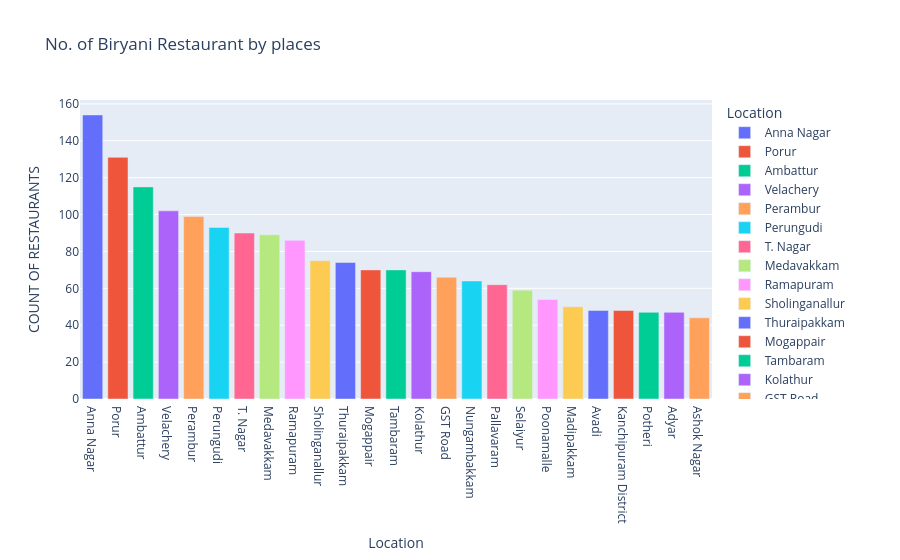

Write notebook code for a chart like this one.
### Code cell
fig = px.bar(chinese_rest_df, x='Location', y='COUNT OF RESTAURANTS', color='Location', title= 'No. of Biryani Restaurant by places')
fig.show()

### Figure 1 — Plotly figure (JSON) as saved in the notebook; plotly's stock layout.template omitted (floating-point values rounded to 4 significant figures)
{"data": [{"hovertemplate": "Location=%{x}<br>COUNT OF RESTAURANTS=%{y}<extra></extra>", "legendgroup": "Anna Nagar", "marker": {"color": "#636efa", "pattern": {"shape": ""}}, "name": "Anna Nagar", "orientation": "v", "showlegend": true, "textposition": "auto", "type": "bar", "x": ["Anna Nagar"], "xaxis": "x", "y": [154], "yaxis": "y"}, {"hovertemplate": "Location=%{x}<br>COUNT OF RESTAURANTS=%{y}<extra></extra>", "legendgroup": "Porur", "marker": {"color": "#EF553B", "pattern": {"shape": ""}}, "name": "Porur", "orientation": "v", "showlegend": true, "textposition": "auto", "type": "bar", "x": ["Porur"], "xaxis": "x", "y": [131], "yaxis": "y"}, {"hovertemplate": "Location=%{x}<br>COUNT OF RESTAURANTS=%{y}<extra></extra>", "legendgroup": "Ambattur", "marker": {"color": "#00cc96", "pattern": {"shape": ""}}, "name": "Ambattur", "orientation": "v", "showlegend": true, "textposition": "auto", "type": "bar", "x": ["Ambattur"], "xaxis": "x", "y": [115], "yaxis": "y"}, {"hovertemplate": "Location=%{x}<br>COUNT OF RESTAURANTS=%{y}<extra></extra>", "legendgroup": "Velachery", "marker": {"color": "#ab63fa", "pattern": {"shape": ""}}, "name": "Velachery", "orientation": "v", "showlegend": true, "textposition": "auto", "type": "bar", "x": ["Velachery"], "xaxis": "x", "y": [102], "yaxis": "y"}, {"hovertemplate": "Location=%{x}<br>COUNT OF RESTAURANTS=%{y}<extra></extra>", "legendgroup": "Perambur", "marker": {"color": "#FFA15A", "pattern": {"shape": ""}}, "name": "Perambur", "orientation": "v", "showlegend": true, "textposition": "auto", "type": "bar", "x": ["Perambur"], "xaxis": "x", "y": [99], "yaxis": "y"}, {"hovertemplate": "Location=%{x}<br>COUNT OF RESTAURANTS=%{y}<extra></extra>", "legendgroup": "Perungudi", "marker": {"color": "#19d3f3", "pattern": {"shape": ""}}, "name": "Perungudi", "orientation": "v", "showlegend": true, "textposition": "auto", "type": "bar", "x": ["Perungudi"], "xaxis": "x", "y": [93], "yaxis": "y"}, {"hovertemplate": "Location=%{x}<br>COUNT OF RESTAURANTS=%{y}<extra></extra>", "legendgroup": "T. Nagar", "marker": {"color": "#FF6692", "pattern": {"shape": ""}}, "name": "T. Nagar", "orientation": "v", "showlegend": true, "textposition": "auto", "type": "bar", "x": ["T. Nagar"], "xaxis": "x", "y": [90], "yaxis": "y"}, {"hovertemplate": "Location=%{x}<br>COUNT OF RESTAURANTS=%{y}<extra></extra>", "legendgroup": "Medavakkam", "marker": {"color": "#B6E880", "pattern": {"shape": ""}}, "name": "Medavakkam", "orientation": "v", "showlegend": true, "textposition": "auto", "type": "bar", "x": ["Medavakkam"], "xaxis": "x", "y": [89], "yaxis": "y"}, {"hovertemplate": "Location=%{x}<br>COUNT OF RESTAURANTS=%{y}<extra></extra>", "legendgroup": "Ramapuram", "marker": {"color": "#FF97FF", "pattern": {"shape": ""}}, "name": "Ramapuram", "orientation": "v", "showlegend": true, "textposition": "auto", "type": "bar", "x": ["Ramapuram"], "xaxis": "x", "y": [86], "yaxis": "y"}, {"hovertemplate": "Location=%{x}<br>COUNT OF RESTAURANTS=%{y}<extra></extra>", "legendgroup": "Sholinganallur", "marker": {"color": "#FECB52", "pattern": {"shape": ""}}, "name": "Sholinganallur", "orientation": "v", "showlegend": true, "textposition": "auto", "type": "bar", "x": ["Sholinganallur"], "xaxis": "x", "y": [75], "yaxis": "y"}, {"hovertemplate": "Location=%{x}<br>COUNT OF RESTAURANTS=%{y}<extra></extra>", "legendgroup": "Thuraipakkam", "marker": {"color": "#636efa", "pattern": {"shape": ""}}, "name": "Thuraipakkam", "orientation": "v", "showlegend": true, "textposition": "auto", "type": "bar", "x": ["Thuraipakkam"], "xaxis": "x", "y": [74], "yaxis": "y"}, {"hovertemplate": "Location=%{x}<br>COUNT OF RESTAURANTS=%{y}<extra></extra>", "legendgroup": "Mogappair", "marker": {"color": "#EF553B", "pattern": {"shape": ""}}, "name": "Mogappair", "orientation": "v", "showlegend": true, "textposition": "auto", "type": "bar", "x": ["Mogappair"], "xaxis": "x", "y": [70], "yaxis": "y"}, {"hovertemplate": "Location=%{x}<br>COUNT OF RESTAURANTS=%{y}<extra></extra>", "legendgroup": "Tambaram", "marker": {"color": "#00cc96", "pattern": {"shape": ""}}, "name": "Tambaram", "orientation": "v", "showlegend": true, "textposition": "auto", "type": "bar", "x": ["Tambaram"], "xaxis": "x", "y": [70], "yaxis": "y"}, {"hovertemplate": "Location=%{x}<br>COUNT OF RESTAURANTS=%{y}<extra></extra>", "legendgroup": "Kolathur", "marker": {"color": "#ab63fa", "pattern": {"shape": ""}}, "name": "Kolathur", "orientation": "v", "showlegend": true, "textposition": "auto", "type": "bar", "x": ["Kolathur"], "xaxis": "x", "y": [69], "yaxis": "y"}, {"hovertemplate": "Location=%{x}<br>COUNT OF RESTAURANTS=%{y}<extra></extra>", "legendgroup": "GST Road", "marker": {"color": "#FFA15A", "pattern": {"shape": ""}}, "name": "GST Road", "orientation": "v", "showlegend": true, "textposition": "auto", "type": "bar", "x": ["GST Road"], "xaxis": "x", "y": [66], "yaxis": "y"}, {"hovertemplate": "Location=%{x}<br>COUNT OF RESTAURANTS=%{y}<extra></extra>", "legendgroup": "Nungambakkam", "marker": {"color": "#19d3f3", "pattern": {"shape": ""}}, "name": "Nungambakkam", "orientation": "v", "showlegend": true, "textposition": "auto", "type": "bar", "x": ["Nungambakkam"], "xaxis": "x", "y": [64], "yaxis": "y"}, {"hovertemplate": "Location=%{x}<br>COUNT OF RESTAURANTS=%{y}<extra></extra>", "legendgroup": "Pallavaram", "marker": {"color": "#FF6692", "pattern": {"shape": ""}}, "name": "Pallavaram", "orientation": "v", "showlegend": true, "textposition": "auto", "type": "bar", "x": ["Pallavaram"], "xaxis": "x", "y": [62], "yaxis": "y"}, {"hovertemplate": "Location=%{x}<br>COUNT OF RESTAURANTS=%{y}<extra></extra>", "legendgroup": "Selaiyur", "marker": {"color": "#B6E880", "pattern": {"shape": ""}}, "name": "Selaiyur", "orientation": "v", "showlegend": true, "textposition": "auto", "type": "bar", "x": ["Selaiyur"], "xaxis": "x", "y": [59], "yaxis": "y"}, {"hovertemplate": "Location=%{x}<br>COUNT OF RESTAURANTS=%{y}<extra></extra>", "legendgroup": "Poonamalle", "marker": {"color": "#FF97FF", "pattern": {"shape": ""}}, "name": "Poonamalle", "orientation": "v", "showlegend": true, "textposition": "auto", "type": "bar", "x": ["Poonamalle"], "xaxis": "x", "y": [54], "yaxis": "y"}, {"hovertemplate": "Location=%{x}<br>COUNT OF RESTAURANTS=%{y}<extra></extra>", "legendgroup": "Madipakkam", "marker": {"color": "#FECB52", "pattern": {"shape": ""}}, "name": "Madipakkam", "orientation": "v", "showlegend": true, "textposition": "auto", "type": "bar", "x": ["Madipakkam"], "xaxis": "x", "y": [50], "yaxis": "y"}, {"hovertemplate": "Location=%{x}<br>COUNT OF RESTAURANTS=%{y}<extra></extra>", "legendgroup": "Avadi", "marker": {"color": "#636efa", "pattern": {"shape": ""}}, "name": "Avadi", "orientation": "v", "showlegend": true, "textposition": "auto", "type": "bar", "x": ["Avadi"], "xaxis": "x", "y": [48], "yaxis": "y"}, {"hovertemplate": "Location=%{x}<br>COUNT OF RESTAURANTS=%{y}<extra></extra>", "legendgroup": "Kanchipuram District", "marker": {"color": "#EF553B", "pattern": {"shape": ""}}, "name": "Kanchipuram District", "orientation": "v", "showlegend": true, "textposition": "auto", "type": "bar", "x": ["Kanchipuram District"], "xaxis": "x", "y": [48], "yaxis": "y"}, {"hovertemplate": "Location=%{x}<br>COUNT OF RESTAURANTS=%{y}<extra></extra>", "legendgroup": "Potheri", "marker": {"color": "#00cc96", "pattern": {"shape": ""}}, "name": "Potheri", "orientation": "v", "showlegend": true, "textposition": "auto", "type": "bar", "x": ["Potheri"], "xaxis": "x", "y": [47], "yaxis": "y"}, {"hovertemplate": "Location=%{x}<br>COUNT OF RESTAURANTS=%{y}<extra></extra>", "legendgroup": "Adyar", "marker": {"color": "#ab63fa", "pattern": {"shape": ""}}, "name": "Adyar", "orientation": "v", "showlegend": true, "textposition": "auto", "type": "bar", "x": ["Adyar"], "xaxis": "x", "y": [47], "yaxis": "y"}, {"hovertemplate": "Location=%{x}<br>COUNT OF RESTAURANTS=%{y}<extra></extra>", "legendgroup": "Ashok Nagar", "marker": {"color": "#FFA15A", "pattern": {"shape": ""}}, "name": "Ashok Nagar", "orientation": "v", "showlegend": true, "textposition": "auto", "type": "bar", "x": ["Ashok Nagar"], "xaxis": "x", "y": [44], "yaxis": "y"}], "layout": {"barmode": "relative", "legend": {"title": {"text": "Location"}, "tracegroupgap": 0}, "title": {"text": "No. of Biryani Restaurant by places"}, "xaxis": {"anchor": "y", "categoryarray": ["Anna Nagar", "Porur", "Ambattur", "Velachery", "Perambur", "Perungudi", "T. Nagar", "Medavakkam", "Ramapuram", "Sholinganallur", "Thuraipakkam", "Mogappair", "Tambaram", "Kolathur", "GST Road", "Nungambakkam", "Pallavaram", "Selaiyur", "Poonamalle", "Madipakkam", "Avadi", "Kanchipuram District", "Potheri", "Adyar", "Ashok Nagar"], "categoryorder": "array", "domain": [0, 1], "title": {"text": "Location"}}, "yaxis": {"anchor": "x", "domain": [0, 1], "title": {"text": "COUNT OF RESTAURANTS"}}}}
